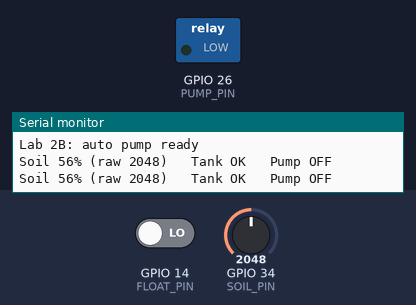
This sketch was run on a simulated ESP32. Parts: switched loads named in the sketch (green lamp = pin HIGH), the last lines printed to the serial monitor. The inputs (shaded band) are chosen by the test bench; at power-on: GPIO 34 (SOIL_PIN) = 2048, GPIO 14 (FLOAT_PIN) LOW.

Above: at 1.8 s.
1.9 s: GPIO 34 (SOIL_PIN) set to 2370
3.4 s: GPIO 34 (SOIL_PIN) set to 2476
At 4.5 s:
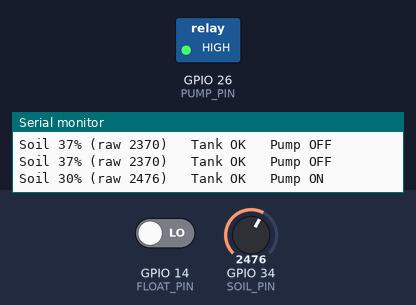
5.5 s: GPIO 14 (FLOAT_PIN) driven HIGH
At 7.2 s:
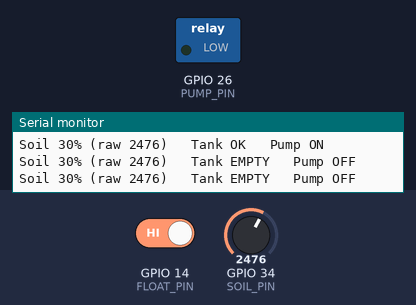
8.5 s: GPIO 14 (FLOAT_PIN) driven LOW
At 9.5 s:
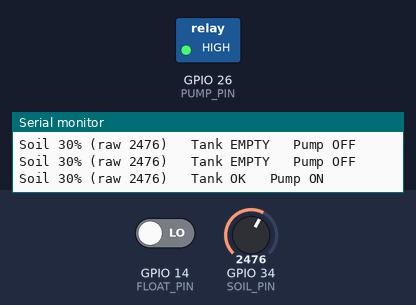
10.5 s: GPIO 34 (SOIL_PIN) set to 2005
12.2 s: GPIO 34 (SOIL_PIN) set to 1895
At 13.8 s:
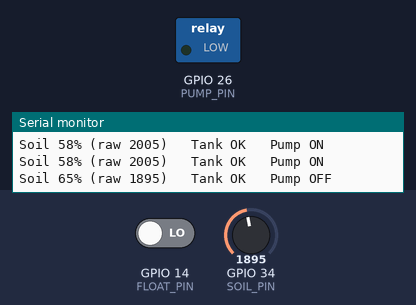
Timing chart, 0 to 15.3 s (numbered marks = the images above; inputs shaded):
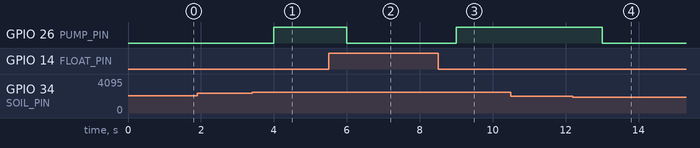

The sketch:

sketch.ino
```cpp
// Lab 2B - Soil moisture + tank float switch + automatic pump
// Pump turns ON below 35 % moisture, OFF above 60 % (hysteresis stops relay chatter),
// and never runs when the tank float says EMPTY (safety interlock).
//
// Wiring
//   Capacitive soil sensor AOUT -> GPIO 34   (Wokwi: the knob)
//   Float switch -> GPIO 14 and GND          (Wokwi: slide switch; left = tank has water)
//   Relay module IN -> GPIO 26, VCC -> 5V (VIN), GND -> GND
//   Pump LED (+ 220 ohm) -> GPIO 26          (use an LED or a small 5 V pump - no mains!)
//
// Use ADC1 pins (32-39) for analog: ADC2 pins stop working when WiFi is on.
// Many relay modules are active-LOW: if yours is, set RELAY_ACTIVE_HIGH to false.

const int SOIL_PIN  = 34;
const int FLOAT_PIN = 14;
const int PUMP_PIN  = 26;
const bool RELAY_ACTIVE_HIGH = true;

const int DRY = 3000;       // raw reading in dry soil  - calibrate with your sensor!
const int WET = 1300;       // raw reading in water     - calibrate with your sensor!
const int ON_BELOW  = 35;   // % moisture: start watering
const int OFF_ABOVE = 60;   // % moisture: stop watering

bool pumpOn = false;

void setup() {
  Serial.begin(115200);
  pinMode(FLOAT_PIN, INPUT_PULLUP);   // switch closed = LOW
  pinMode(PUMP_PIN, OUTPUT);
  Serial.println("Lab 2B: auto pump ready");
}

void loop() {
  int raw = analogRead(SOIL_PIN);
  int pct = constrain(map(raw, DRY, WET, 0, 100), 0, 100);
  bool tankHasWater = (digitalRead(FLOAT_PIN) == LOW);

  if (pct < ON_BELOW)  pumpOn = true;
  if (pct > OFF_ABOVE) pumpOn = false;
  if (!tankHasWater)   pumpOn = false;   // safety interlock wins

  digitalWrite(PUMP_PIN, (pumpOn == RELAY_ACTIVE_HIGH) ? HIGH : LOW);
  Serial.printf("Soil %d%% (raw %d)   Tank %s   Pump %s\n",
                pct, raw, tankHasWater ? "OK" : "EMPTY", pumpOn ? "ON" : "OFF");
  delay(1000);
}
```

Measured:
- the behaviour switches between 2405 and 2406 on GPIO 34 (SOIL_PIN) (found by bisection; images 0 and 1)
- the behaviour switches between 1964 and 1963 on GPIO 34 (SOIL_PIN) (found by bisection; images 3 and 4)
- after the input at 3.4 s, GPIO 26 (PUMP_PIN): LOW → HIGH after 0.60 s
- after the input at 5.5 s, GPIO 26 (PUMP_PIN): HIGH → LOW after 0.50 s
- after the input at 8.5 s, GPIO 26 (PUMP_PIN): LOW → HIGH after 0.50 s
- after the input at 12.2 s, GPIO 26 (PUMP_PIN): HIGH → LOW after 0.81 s
